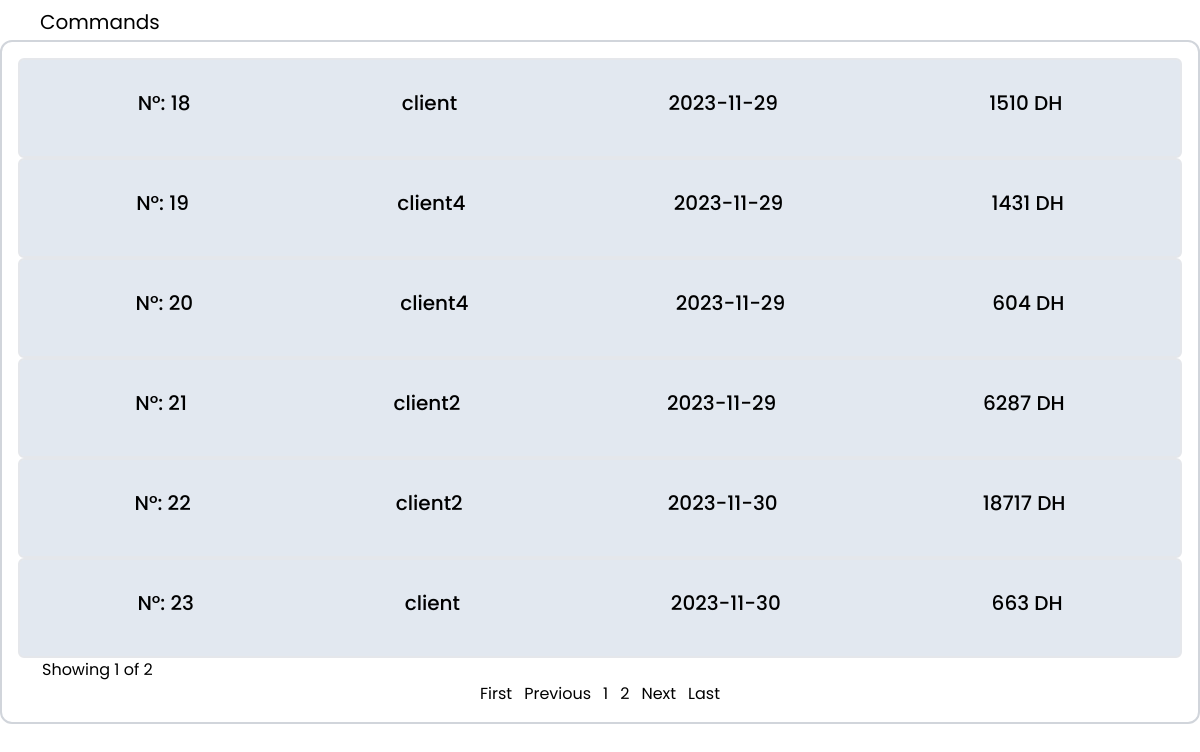
Screenshot of /src/pages/dashboard-index.php with the database file from the repository.
### tables this page shows
CREATE TABLE `commands` (
  `commandId` int(11) NOT NULL,
  `commandDate` date NOT NULL,
  `cartId` int(11) NOT NULL,
  `total` int(11) NOT NULL DEFAULT 0
);

CREATE TABLE `users` (
  `userId` int(11) NOT NULL,
  `userName` varchar(50) NOT NULL,
  `userEmail` varchar(300) NOT NULL,
  `userPassword` mediumblob NOT NULL,
  `isVerified` int(11) NOT NULL DEFAULT 0,
  `roleId` int(11) NOT NULL
);

### src/pages/dashboard-index.php (the view, shortened to what this page needs)
<?php
include("../includes/conn.php");
?>
<!DOCTYPE html>
<html lang="en">
<head>
</head>
<body>
    <div class="flex flex-col justify-end items-start h-[100vh]">
        <div class="flex pl-8">
            <p class="border-gray-300 rounded-t-lg p-2 pb-1 text-xl">Commands</p>
        </div>
        <div class="border-2 border-gray-300 rounded-xl h-[90vh] w-full flex">
            <div class="flex flex-col justify-between w-full p-4">
                <?php
                $records = $conn->query("SELECT * FROM commands");
                $rows = $records->num_rows;
                $start = 0;
                $rows_per_page = 6;
                $select = "SELECT * FROM commands JOIN carts ON commands.cartId = carts.cartId JOIN users ON carts.userId = users.userId LIMIT ?,?";
                $stmt = $conn->prepare($select);
                $stmt->bind_param("ii", $start, $rows_per_page);
                $stmt->execute();
                $result = $stmt->get_result();
                $pages = ceil($rows / $rows_per_page);
                if ($rows > 0) {
                    while ($row = mysqli_fetch_assoc($result)) {
                        $commandId = $row['commandId'];
                        $cartId = $row['cartId'];
                        $commandDate = $row['commandDate'];
                        $userName = $row['userName'];
                        $total = $row['total'];
                ?>
                        <a href="commanddetails.php?commandId=<?php echo $commandId ?>&cartId=<?php echo $cartId ?>&total=<?php echo $total ?>" class="w-full h-[100px] border-2 rounded-md bg-slate-200 hover:bg-[#bdff72] cursor-pointer">
                            <div class="w-full h-[90%] mx-auto flex items-center justify-around p-3 child:text-xl child:font-medium">
                                <p>N°: <?php echo $commandId ?></p>
                                <p><?php echo $userName ?></p>
                                <p><?php echo $commandDate ?></p>
                                <p><?php echo $total ?> DH</p>
                            </div>
                        </a>
                <?php  }
                } else {
                    echo 'No client accounts in database';
                }
                ?>
                <div>
                    <div class="pl-6">
                        <?php
                        if (!isset($_GET['page'])) {
                            $page = 1;
                        } else {
                            $page = $_GET['page'];
                        }
                        ?>
                        Showing <?php echo $page ?> of <?php echo $pages ?>
                    </div>
                    <div class="flex flex-row justify-center items-center gap-3">
                        <a href="?page=1">First</a>
                        <?php if (isset($_GET['page']) && $_GET['page'] > 1) { ?>
                            <a href="?page=<?php echo $_GET['page'] - 1 ?>">Previous</a>
                        <?php } else { ?>
                            <a class="cursor-pointer">Previous</a>
                        <?php } ?>
                        <?php
                        for ($i = 1; $i <= $pages; $i++) {
                        ?>
                            <a href="?page=<?php echo $i ?>" class=""><?php echo $i ?></a>
                        <?php
                        }
                        ?>
                        <?php
                        if (!isset($_GET['page'])) {
                            if ($pages == 1) {
                        ?>
                                <a class="cursor-pointer">Next</a>
                            <?php } else { ?>
                                <a href="?page=2">Next</a>
                            <?php } ?>
                        <?php } elseif ($_GET['page'] >= $pages) { ?>
                            <a class="cursor-pointer">Next</a>
                        <?php } else { ?>
                            <a href="?page=<?php echo $_GET['page'] + 1 ?>">Next</a>
                        <?php }
                        ?>
                        <a href="?page=<?php echo $pages ?>">Last</a>
                    </div>
                </div>
            </div>
        </div>
    </div>
</body>
</html>
</body>
</html>

### rows the page displays
commands: commandId "18", users.userName "client", commandDate "2023-11-29", total "1510"
commands: commandId "19", users.userName "client4", commandDate "2023-11-29", total "1431"
commands: commandId "20", users.userName "client4", commandDate "2023-11-29", total "604"
commands: commandId "21", users.userName "client2", commandDate "2023-11-29", total "6287"
commands: commandId "22", users.userName "client2", commandDate "2023-11-30", total "18717"
commands: commandId "23", users.userName "client", commandDate "2023-11-30", total "663"

### other values shown
$page "1"
$pages "2"
